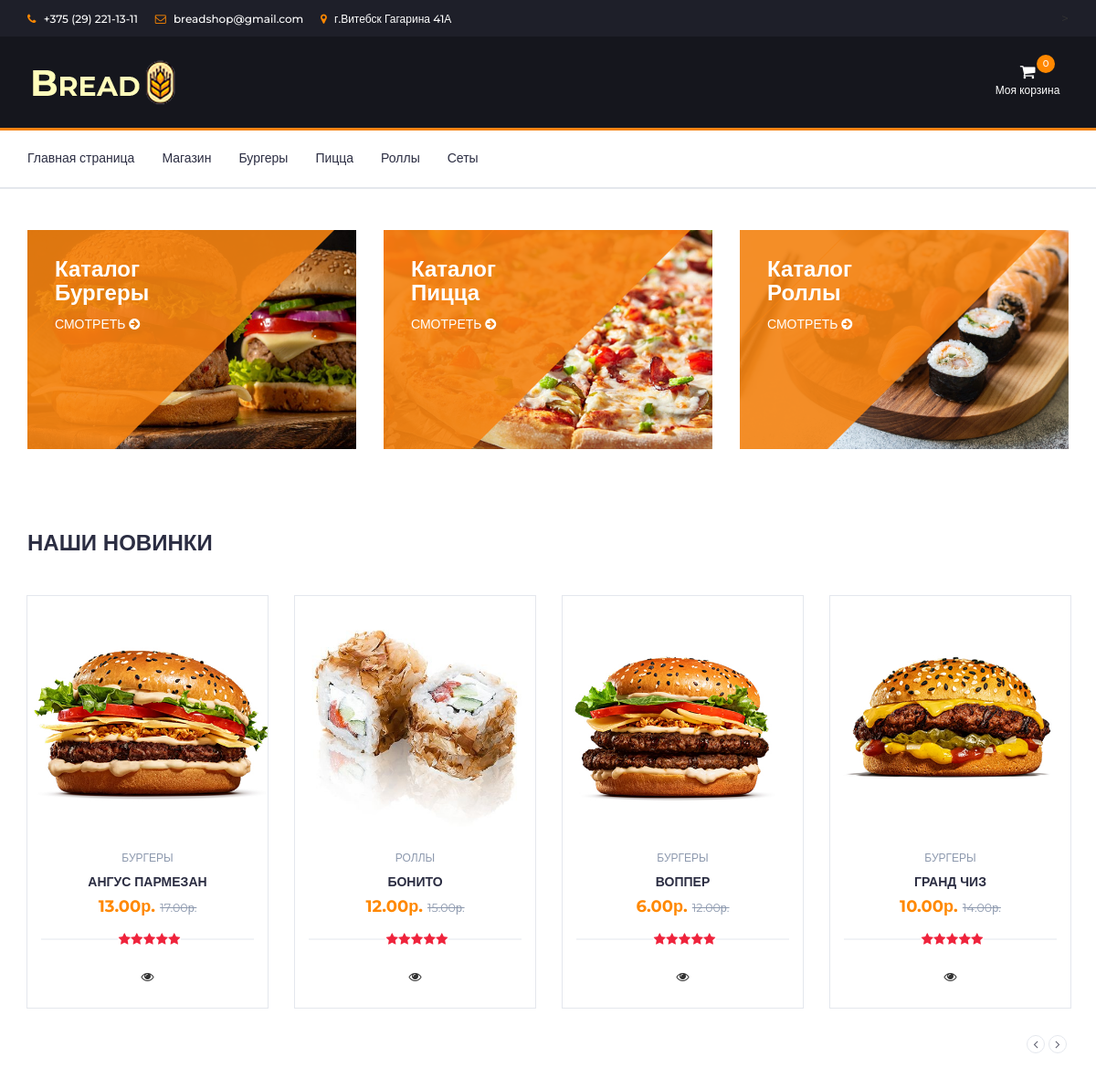
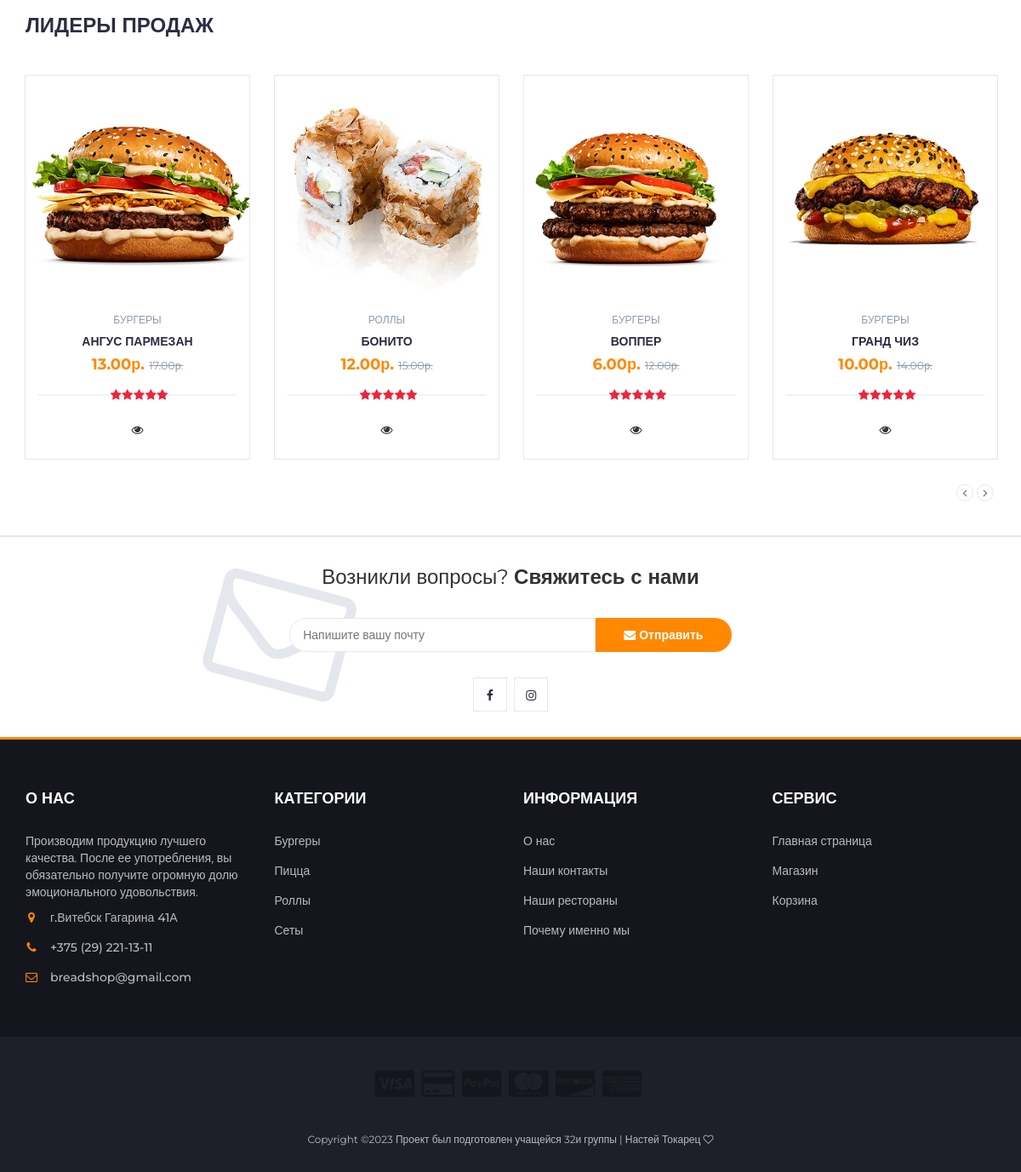
The page / on the database its author committed (2 pictures, top to bottom).
### catalog/models.py (models this page shows, shortened)
class Category(models.Model):
    name = models.CharField(max_length=200, db_index=True)
    slug = models.SlugField(max_length=200, db_index=True, unique=True)
    class Meta:
        ordering = ('name',)
        verbose_name = 'Категория'
        verbose_name_plural = 'Категории'
    def get_absolute_url(self):
        return reverse('catalog:product_list_by_category', args=[self.slug])
    def __str__(self):
        return self.name

class Category_menu(models.Model):
    name = models.CharField(max_length=200, db_index=True)
    image = models.ImageField(upload_to='./static/image', blank=True)
    slug = models.SlugField(max_length=200, db_index=True, unique=True)
    class Meta:
        ordering = ('name',)
        verbose_name = 'Категория'
        verbose_name_plural = 'Категории меню'
    def get_absolute_url(self):
        return reverse('catalog:product_list_by_category', args=[self.slug])

class Product(models.Model):
    category = models.ForeignKey('Category', on_delete=models.DO_NOTHING, related_name='products')
    name = models.CharField(max_length=200, db_index=True)
    slug = models.SlugField(max_length=200, db_index=True)
    image = models.ImageField(upload_to='./static/image', blank=True)
    description = models.TextField(blank=True)
    price = models.DecimalField(max_digits=10, decimal_places=2)
    price_old = models.DecimalField(max_digits=10, decimal_places=2)
    stock = models.PositiveIntegerField()
    available = models.BooleanField(default=True)
    created = models.DateTimeField(auto_now_add=True)
    updated = models.DateTimeField(auto_now=True)
    class Meta:
        ordering = ('name',)
        index_together = (('id', 'slug'),)
    def get_absolute_url(self):
        return reverse('catalog:product_detail', args=[self.id, self.slug])

### catalog/views.py (the view)
# urls.py: path('', views.index, name='home'),
def index(request, category_slug=None):
    category = None
    categories = Category.objects.all()
    products = Product.objects.filter(available=True)
    category_menu = Category_menu.objects.all()
    if category_slug:
        category = get_object_or_404(Category, slug=category_slug)
        products = products.filter(category=category)
    cart = Cart(request)
    cart_product_form = CartAddOneProduct()
    return render(request, 'catalog/index.html', {"title": "Bread Shop","cart": cart, 'category': category, 'categories': categories,'products': products, 'category_menu': category_menu, "cart_product_form": cart_product_form})

### cart/forms.py
class CartAddOneProduct(forms.Form):
    update = forms.BooleanField(required=False, initial=False, widget=forms.HiddenInput(attrs={"class":"input-number"}))

### cart/cart.py (called while the page is built)
    def __iter__(self):
        product_ids = self.cart.keys()
        products = Product.objects.filter(id__in=product_ids)
        for product in products:
            self.cart[str(product.id)]['product'] = product
        for item in self.cart.values():
            item['price'] = Decimal(item['price'])
            item['total_price'] = item['price'] * item['quantity']
            yield item

    def len(self):
        return sum(item['quantity'] for item in self.cart.values())

    def get_total_price(self):
        return sum(Decimal(item['price']) * item['quantity'] for item in
                   self.cart.values())

### catalog/templates/catalog/index.html (shortened to what this page needs)
{% extends 'catalog/base.html' %}
{%block content%}
{% load static %}
<div class="section">
	<div class="container">
		<div class="row">
			{%for cal in category_menu %}
			<div class="col-md-4 col-xs-6">
				<div class="shop">
					<div class="shop-img">
						<img src="{{cal.image.url}}" alt="">
					</div>
					<div class="shop-body">
						<h3>Каталог<br>{{cal.name}}</h3>
						<a href="{{ cal.get_absolute_url }}" class="cta-btn">Смотреть <i class="fa fa-arrow-circle-right"></i></a>
					</div>
				</div>
			</div>
			{%endfor%}
			</div>
	</div>
</div>
<div class="section">
	<div class="container">
		<div class="row">
			<div class="col-md-12">
				<div class="section-title">
					<h3 class="title">Наши новинки</h3>
					</div>
			</div>
			<div class="col-md-12">
				<div class="row">
					<div class="products-tabs">
						<div id="tab1" class="tab-pane active">
							<div class="products-slick" data-nav="#slick-nav-1">
								{% for product in products %}
								<div class="product">
									<div class="product-img">
										<img src="{{ product.image.url }}" alt="">
									</div>
									<div class="product-body">
										<p class="product-category">{{ product.category }}</p>
										<h3 class="product-name"><a href="{{ product.get_absolute_url }}">{{ product.name }}</a></h3>
										<h4 class="product-price">{{product.price}}р. <del class="product-old-price">{{product.price_old}}р.</del></h4>
										<div class="product-rating">
											<i class="fa fa-star"></i>
											<i class="fa fa-star"></i>
											<i class="fa fa-star"></i>
											<i class="fa fa-star"></i>
											<i class="fa fa-star"></i>
										</div>
										<div class="product-btns">
												<button onclick="window.location.href = '{{ product.get_absolute_url }}';" class="quick-view"><i class="fa fa-eye"></i><span class="tooltipp">ОПИСАНИЕ</span></button>
										</div>
									</div>
									<div class="add-to-cart">
									<form action="{% url 'cart:cart_add' product.id %}" method="post">
										<button class="add-to-cart-btn"> В КОРЗИНУ</button>
									</form>
									</div>
								</div>
								{% endfor %}
							</div>
							<div id="slick-nav-1" class="products-slick-nav"></div>
						</div>
					</div>
				</div>
			</div>
		</div>
	</div>
</div>
<div class="section">
	<div class="container">
		<div class="row">
			<div class="col-md-12">
				<div class="section-title">
					<h3 class="title">Лидеры продаж</h3>
				</div>
			</div>
			<div class="col-md-12">
				<div class="row">
					<div class="products-tabs">
						<div id="tab2" class="tab-pane fade in active">
							<div class="products-slick" data-nav="#slick-nav-2">
								{% for product in products %}
								<div class="product">
									<div class="product-img">
										<img src="{{ product.image.url }}" alt="">
									</div>
									<div class="product-body">
										<p class="product-category">{{ product.category }}</p>
										<h3 class="product-name"><a href="{{ product.get_absolute_url }}">{{ product.name }}</a></h3>
										<h4 class="product-price">{{product.price}}р. <del class="product-old-price">{{product.price_old}}р.</del></h4>
										<div class="product-rating">
											<i class="fa fa-star"></i>
											<i class="fa fa-star"></i>
											<i class="fa fa-star"></i>
											<i class="fa fa-star"></i>
											<i class="fa fa-star"></i>
										</div>
										<div class="product-btns">
												<button onclick="window.location.href = '{{ product.get_absolute_url }}';" class="quick-view"><i class="fa fa-eye"></i><span class="tooltipp">ОПИСАНИЕ</span></button>
										</div>
									</div>
									<div class="add-to-cart">
									<form action="{% url 'cart:cart_add' product.id %}" method="post">
										<button class="add-to-cart-btn"> В КОРЗИНУ</button>
									</form>
									</div>
								</div>
								{% endfor %}
							</div>
							<div id="slick-nav-2" class="products-slick-nav"></div>
						</div>
					</div>
				</div>
			</div>
		</div>
	</div>
</div>
{% endblock %}

### catalog/templates/catalog/base.html (shortened to what this page needs)
<!doctype html>
<html lang="ru">
<head>
    {% load static %}
    <link type="text/css" rel="stylesheet" href="{% static 'css/bootstrap.min.css' %}"/>
    <link type="text/css" rel="stylesheet" href="{% static 'css/slick.css' %}"/>
    <link type="text/css" rel="stylesheet" href="{% static 'css/slick-theme.css' %}"/>
    <link type="text/css" rel="stylesheet" href="{% static 'css/nouislider.min.css' %}"/>
    <link rel="stylesheet" href="{% static 'css/font-awesome.min.css' %}">
    <link type="text/css" rel="stylesheet" href="{% static 'css/styleess.css' %}"/>
</head>
<body>
		<header>
			<div id="top-header">
				<div class="container">
					<ul class="header-links pull-left">
						<li><a href="#"><i class="fa fa-phone"></i> +375 (29) 221-13-11 </a></li>
						<li><a href="#"><i class="fa fa-envelope-o"></i> breadshop@gmail.com</a></li>
						<li><a href="#"><i class="fa fa-map-marker"></i> г.Витебск Гагарина 41А </a></li>
					</ul>
					<ul class="header-links pull-right">>
					</ul>
				</div>
			</div>
			<div id="header">
				<div class="container">
					<div class="row">
						<div class="col-md-3">
							<div class="header-logo">
								<a href="{%url 'catalog:home'%}" class="logo">
									<img src="{% static './img/logos.png' %}" alt="">
								</a>
							</div>
						</div>
						<div class="col-md-6">
							<div class="header-search">
							</div>
						</div>
						<div class="col-md-3 clearfix">
							<div class="header-ctn">
								<div class="dropdown">
									<a class="dropdown-toggle" data-toggle="dropdown" aria-expanded="true">
										<i class="fa fa-shopping-cart"></i>
										<span>Моя корзина</span>
										<div class="qty">{{cart.len}}</div>
									</a>
								</div>
							</div>
						</div>
					</div>
				</div>
			</div>
		</header>
		<nav id="navigation">
			<div class="container">
				<div id="responsive-nav">
					<ul class="main-nav nav navbar-nav">
						<li><a href="{% url 'catalog:home' %}">Главная страница</a></li>
						<li><a href="{% url 'catalog:store'%}">Магазин</a></li>
						{% for c in categories %}
						<li {% if category.slug == c.slug %}{% endif %}>
                    		<a href="{{ c.get_absolute_url }}">{{ c.name }}</a>
                		</li>
						{%endfor%}
						</ul>
				</div>
			</div>
		</nav>
		{% block content %} {% endblock %}
		<div id="newsletter" class="section">
			<div class="container">
				<div class="row">
					<div class="col-md-12">
						<div class="newsletter">
							<p>Возникли вопросы? <strong>Свяжитесь с нами</strong></p>
							<form>
								<input class="input" type="email" placeholder="Напишите вашу почту">
								<button class="newsletter-btn"><i class="fa fa-envelope"></i> Отправить</button>
							</form>
							<ul class="newsletter-follow">
								<li>
									<a href="https://vk.com/fawn_n"><i class="fa fa-facebook"></i></a>
								</li>
								<li>
									<a href="https://instagram.com/enoxovna?igshid=YmMyMTA2M2Y"><i class="fa fa-instagram"></i></a>
								</li>
							</ul>
						</div>
					</div>
				</div>
			</div>
		</div>
		<footer id="footer">
			<div class="section">
				<div class="container">
					<div class="row">
						<div class="col-md-3 col-xs-6">
							<div class="footer">
								<h3 class="footer-title">О нас</h3>
								<p>Производим продукцию лучшего качества. После ее употребления, вы обязательно получите огромную долю эмоционального удовольствия.</p>
								<ul class="footer-links">
									<li><a href="#"><i class="fa fa-map-marker"></i>г.Витебск Гагарина 41А</a></li>
									<li><a href="#"><i class="fa fa-phone"></i>+375 (29) 221-13-11</a></li>
									<li><a href="#"><i class="fa fa-envelope-o"></i>breadshop@gmail.com</a></li>
								</ul>
							</div>
						</div>
						<div class="col-md-3 col-xs-6">
							<div class="footer">
								<h3 class="footer-title">Категории</h3>
								<ul class="footer-links">
									{% for c in categories %}
									<li {% if category.slug == c.slug %}class="selected"{% endif %}>
										<a href="{{ c.get_absolute_url }}">{{ c.name }}</a>
									</li>
									{%endfor%}
								</ul>
							</div>
						</div>
						<div class="col-md-3 col-xs-6">
							<div class="footer">
								<h3 class="footer-title">Информация</h3>
								<ul class="footer-links">
									<li><a href="{% url 'about:information' %}">О нас</a></li>
									<li><a href="{% url 'about:information' %}">Наши контакты</a></li>
									<li><a href="{% url 'about:information' %}">Наши рестораны</a></li>
									<li><a href="{% url 'about:information' %}">Почему именно мы</a></li>
								</ul>
							</div>
						</div>
						<div class="col-md-3 col-xs-6">
							<div class="footer">
								<h3 class="footer-title">Сервис</h3>
								<ul class="footer-links">
									<li><a href="{% url 'catalog:home' %}">Главная страница</a></li>
									<li><a href="{% url 'catalog:store' %}">Магазин</a></li>
									<li><a href="{% url 'cart:cart_detail' %}">Корзина</a></li>
								</ul>
							</div>
						</div>
					</div>
				</div>
			</div>
			<div id="bottom-footer" class="section">
				<div class="container">
					<div class="row">
						<div class="col-md-12 text-center">
							<ul class="footer-payments">
								<li><a href="#"><i class="fa fa-cc-visa"></i></a></li>
								<li><a href="#"><i class="fa fa-credit-card"></i></a></li>
								<li><a href="#"><i class="fa fa-cc-paypal"></i></a></li>
								<li><a href="#"><i class="fa fa-cc-mastercard"></i></a></li>
								<li><a href="#"><i class="fa fa-cc-discover"></i></a></li>
								<li><a href="#"><i class="fa fa-cc-amex"></i></a></li>
							</ul>
							<span class="copyright">
								Copyright &copy;<script>document.write(new Date().getFullYear());</script> Проект был подготовлен учащейся 32и группы | Настей Токарец <i class="fa fa-heart-o" aria-hidden="true"></i>
							</span>
						</div>
					</div>
				</div>
			</div>
		</footer>
</body>
</html>

### rows shown on the page
Category: name "Бургеры"
Category: name "Пицца"
Category: name "Роллы"
Category: name "Сеты"
Category_menu: image (picture), name "Бургеры"
Category_menu: image (picture), name "Пицца"
Category_menu: image (picture), name "Роллы"
Product: image (picture), category "БУРГЕРЫ", name "АНГУС ПАРМЕЗАН", price "13.00", price_old "17.00"
Product: image (picture), category "РОЛЛЫ", name "БОНИТО", price "12.00", price_old "15.00"
Product: image (picture), category "БУРГЕРЫ", name "ВОППЕР", price "6.00", price_old "12.00"
Product: image (picture), category "БУРГЕРЫ", name "ГРАНД ЧИЗ", price "10.00", price_old "14.00"

### other values the page prints
{{ cart.len }} "0"
